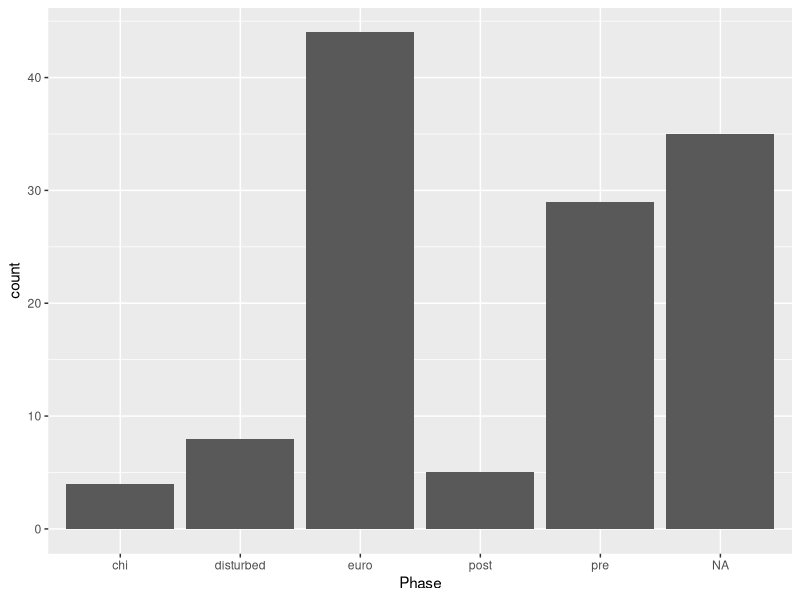
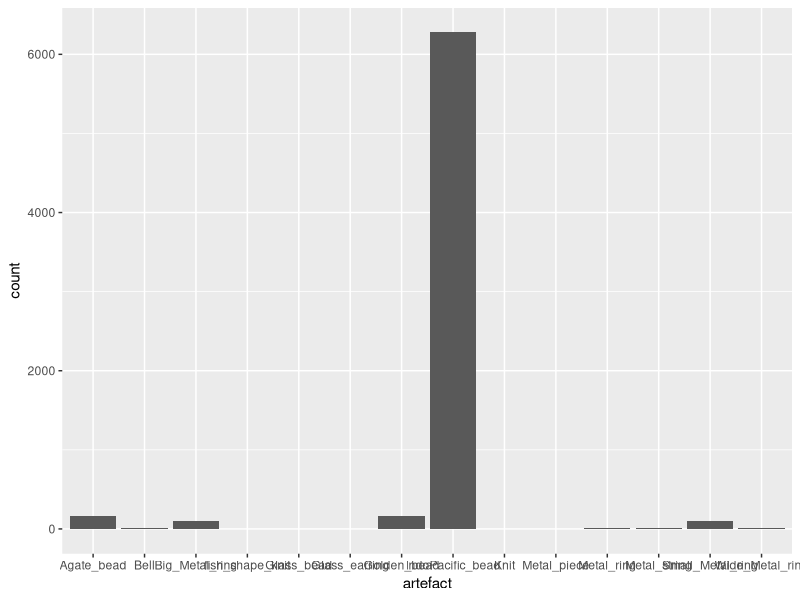
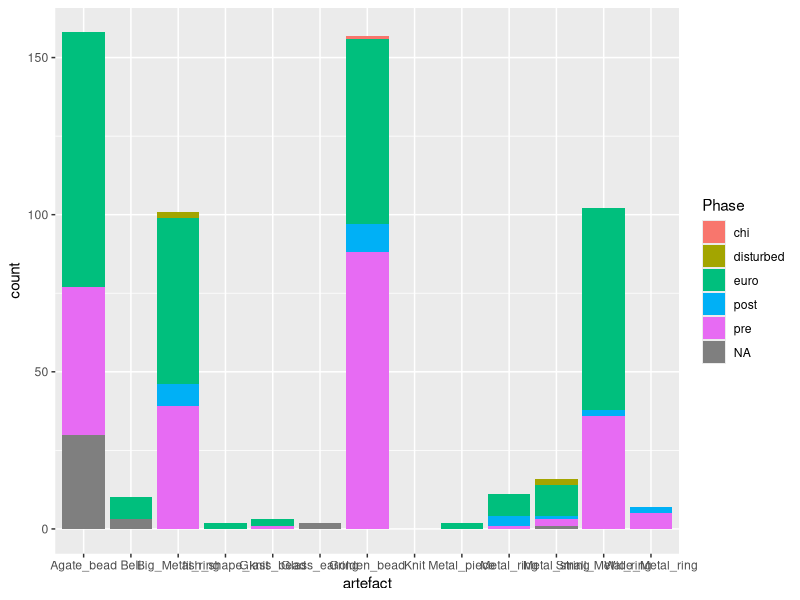
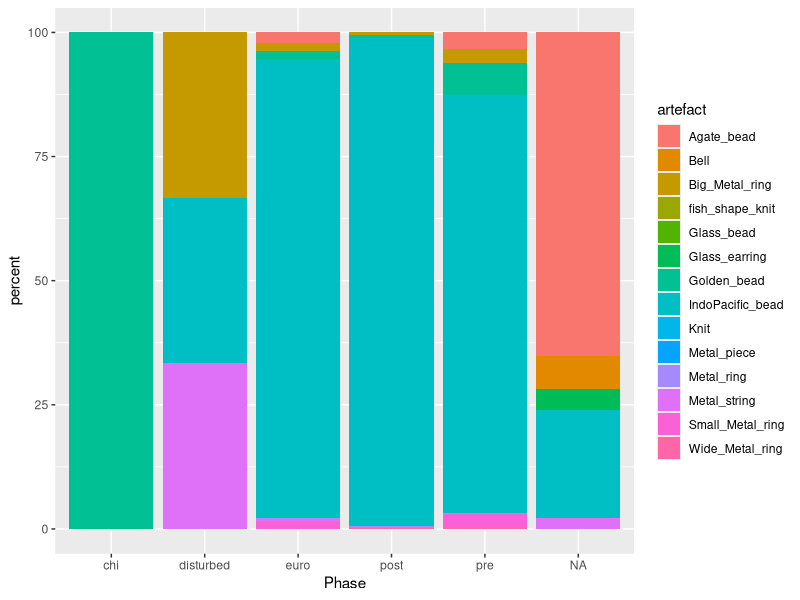
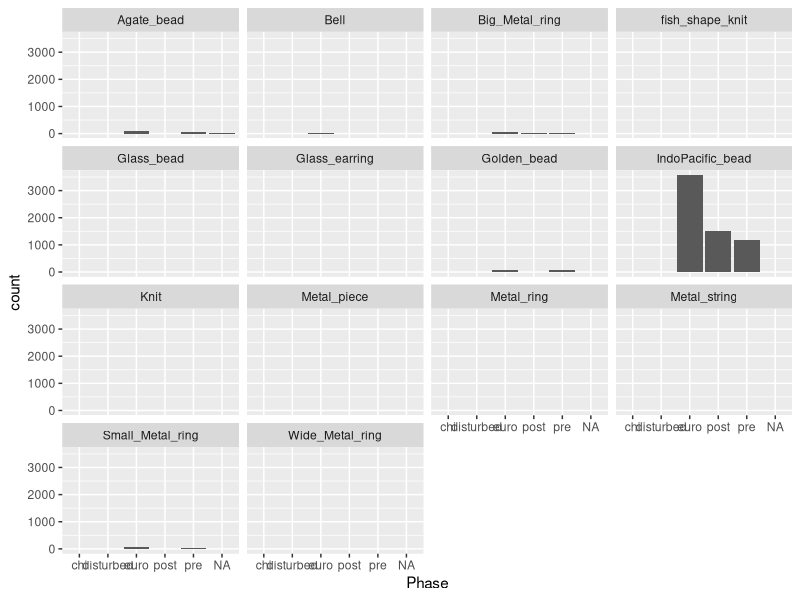
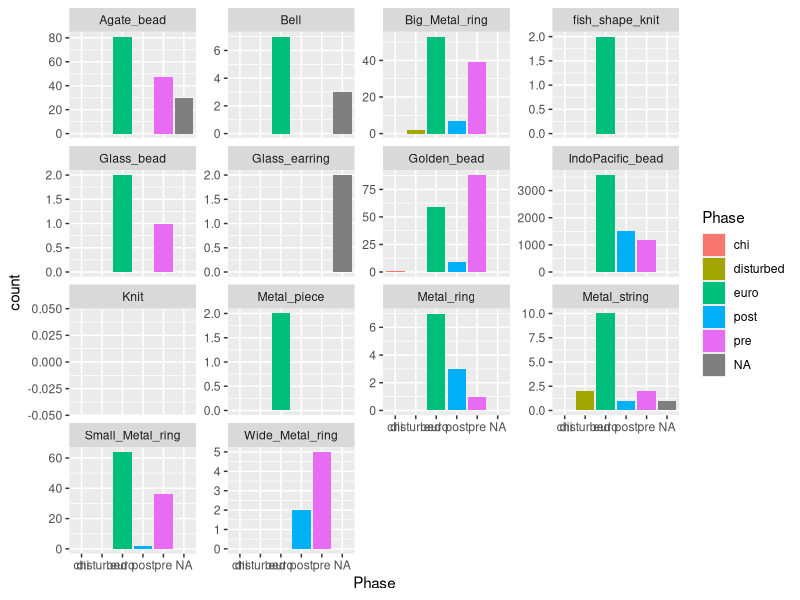
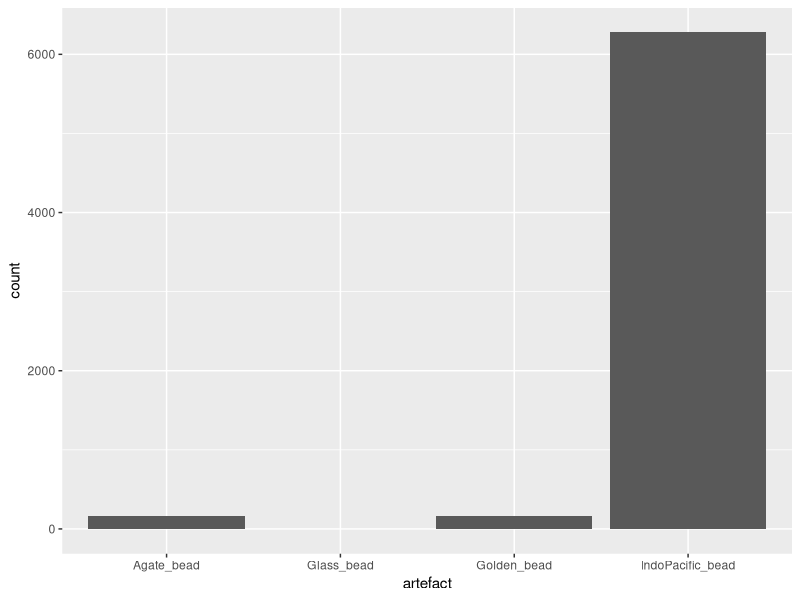

These figures' R source, in order:
## ---- chunk 1
#| label: wrangle-setup
#| include: false

library(ggplot2)
library(tidyr)
library(dplyr)
library(readr)
library(here)
library(stringr)

mortuary_data <- read_csv(here("data/mortuary_clean.csv"))
## ---- chunk 2
# by name
select(mortuary_data, Golden_bead)
# multiple names
select(mortuary_data, Golden_bead, Glass_bead)
# or (as before) position
select(mortuary_data, c(22,23))
## ---- chunk 3
filter(mortuary_data, Phase == "pre")
## ---- chunk 4
filter(mortuary_data, start_layer == 5) # only values that are equal to 5
filter(mortuary_data, start_layer != 5) # only values that are NOT equal to 5
filter(mortuary_data, start_layer > 5) # only values that are greater than 5
filter(mortuary_data, start_layer > 5 & start_layer <= 12) # only values that are greater than 5 AND (&) less than, or equal to 12
filter(mortuary_data, start_layer > 5 | start_layer < 12) # only values that are greater than 5 OR (|) less than 12
## ---- chunk 5
select(filter(mortuary_data, Phase == "pre"), ID, Golden_bead, Small_Metal_ring)
## ---- chunk 6
pre_euro <- filter(mortuary_data, Phase == "pre")
select(pre_euro, ID, Golden_bead, Small_Metal_ring)
## ---- chunk 7
pre_euro_cond2 <- filter(mortuary_data, 
                        Phase == "pre",
                        Condition == 2)
pre_euro_cond2_select <- select(pre_euro_cond2, ID, Golden_bead, Small_Metal_ring)
## ---- chunk 8
mean(pre_euro_cond2_select$Golden_bead, na.rm = T)
mean(pre_euro_cond2_select$Small_Metal_ring, na.rm = T)
## ---- chunk 9
group_by(.data = mortuary_data, Phase)
## ---- chunk 10
class(group_by(mortuary_data, Phase))
## ---- chunk 11
summarise(
    .data = mortuary_data,
    mean_golden = mean(Golden_bead, na.rm = T)
)
## ---- chunk 12
summarise(
    mortuary_data,
    mean_golden = mean(Golden_bead, na.rm = T),
    median_golden = median(Golden_bead, na.rm = T),
    sd_golden = sd(Golden_bead, na.rm = T)
)
## ---- chunk 13
mortuary_data |>
  group_by(Phase) |>
  summarise(
    mortuary_data,
    mean_golden = mean(Golden_bead, na.rm = T),
    median_golden = median(Golden_bead, na.rm = T),
    sd_golden = sd(Golden_bead, na.rm = T)
  )
## ---- chunk 14
summarise(
    mortuary_data,
    mean_golden = mean(Golden_bead, na.rm = T),
    median_golden = median(Golden_bead, na.rm = T),
    sd_golden = sd(Golden_bead, na.rm = T),
    .by = Phase
)
## ---- chunk 15
mortuary_data |>
  group_by(Phase) |>
  summarise(
    n = n()
  )
## ---- chunk 16
mortuary_data |>
  ggplot(aes(x = Phase)) +
    geom_bar()
## ---- chunk 17
mortuary_data |>
  count(Phase)
## ---- chunk 18
mortuary_data |>
  group_by(Phase) |>
  summarise(
    across(
        c(Golden_bead, Glass_bead, IndoPacific_bead), 
        ~ mean(.x, na.rm = T)
    )
  )
## ---- chunk 19
mortuary_data |>
  group_by(Phase) |>
  summarise(
    across(
        Agate_bead:Metal_piece, 
        ~ mean(.x, na.rm = T)
    )
  )
## ---- chunk 20
mortuary_data |>
  group_by(Phase) |>
  summarise(
    across(
        contains("bead"), 
        ~ mean(.x, na.rm = T)
    )
  )
## ---- chunk 21
mortuary_data |>
  group_by(Phase) |>
  summarise(
    across(
        ends_with("bead"), 
        ~ mean(.x, na.rm = T)
    )
  )
## ---- chunk 22
mortuary_data |>
  select(ends_with("bead"))
## ---- chunk 23
mortuary_data |>
  group_by(Phase) |> 
  summarise(
    across(
        contains("Metal"),
        ~ median(.x, na.rm = T)
    )
  )
## ---- chunk 24
mortuary_data |>
  group_by(Phase) |>
  summarise(
    across(
        ends_with("bead"),
        list(
          mean = ~ mean(.x, na.rm = T), 
          sd = ~ sd(.x, na.rm = T)
        )
    )
  )
## ---- chunk 25
list(
  "a_vector" = mortuary_data$Width,
  "a_data_frame" = mortuary_data,
  "a_function" = mean,
  "etc" = "etc"
)
## ---- chunk 26
mortuary_data |>
  group_by(Phase) |>
  summarise(
    across(
        Agate_bead:Kendi_mouth,
        list(
          mean = ~ mean(.x, na.rm = T), 
          sd = ~ sd(.x, na.rm = T)
        )
    )
  )
## ---- chunk 27
artefact_long <- mortuary_data |>
  select(ID, Phase, Agate_bead, Golden_bead) |>
  pivot_longer(Agate_bead:Golden_bead)
## ---- chunk 28
#| echo: false
try(artefact_long$Golden_bead)
## ---- chunk 29
artefact_long
## ---- chunk 30
artefact_long <- mortuary_data |>
  pivot_longer(
    Agate_bead:Metal_piece, # yes, we still need from x to y, but only once.
    names_to = "artefact",
    values_to = "count"
  )
## ---- chunk 31
dim(artefact_long)
## ---- chunk 32
artefact_long |>
  group_by(artefact) |>
  summarise(
    mean = median(count, na.rm = T),
    sd = sd(count, na.rm = T)
  )
## ---- chunk 33
artefact_long |>
  group_by(artefact, Phase) |>
  summarise(
    mean = median(count, na.rm = T),
    sd = sd(count, na.rm = T)
  )
## ---- chunk 34
mortuary_data |>
  group_by(Phase) |>
  summarise(
    across(
        Agate_bead:Kendi_mouth,
        list(
          mean = ~ mean(.x, na.rm = T), 
          sd = ~ sd(.x, na.rm = T)
        )
    )
  )
## ---- chunk 35
artefact_long |>
  ggplot(aes(x = artefact, y = count)) +
    geom_col()
## ---- chunk 36
artefact_long |>
  filter(artefact != "IndoPacific_bead") |>
  ggplot(aes(x = artefact, y = count, fill = Phase)) +
    geom_col()
## ---- chunk 37
percent_artefacts <- artefact_long |>
  group_by(Phase, artefact) |>
  summarise(
    n = sum(count, na.rm = T)
  ) |>
  group_by(Phase) |>
  mutate(percent = (n / sum(n)) * 100)
  
 percent_artefacts |>
  ggplot(aes(x = Phase, y = percent, fill = artefact)) +
    geom_col()
## ---- chunk 38
artefact_long |>
  group_by(Phase, artefact) |>
  summarise(
    n = sum(count, na.rm = T)
  )
## ---- chunk 39
artefact_long |>
  group_by(Phase, artefact) |>
  summarise(
    n = sum(count, na.rm = T)
  ) |>
  group_by(Phase) |>
  mutate(percent = (n / sum(n)) * 100) 
## ---- chunk 40
artefact_long |>
  ggplot(aes(x = Phase, y = count)) +
    geom_col() +
    facet_wrap(~ artefact) # a panel per artefact
## ---- chunk 41
#| label: artefact-counts
artefact_long |>
  ggplot(aes(x = Phase, y = count, fill = Phase)) +
    geom_col() +
    facet_wrap(~ artefact, scales = "free_y")
## ---- chunk 42
#| echo: false
try(
  artefact_long |>
    filter(contains("bead"))
)
## ---- chunk 43
artefact_long |>
  filter(str_detect(artefact, "bead")) |>
  ggplot(aes(x = artefact, y = count)) +
    geom_col()
## ---- chunk 44
str_detect(artefact_long$artefact, "bead")[1:100] # limit the output to 100 values
## ---- chunk 45
summarise(artefact_long,
          count = sum(count, na.rm = T),
          .by = c(Phase, artefact))
## ---- chunk 46
total_artefact_count <- artefact_long |>
  group_by(ID, Phase, Age, Gender) |>
  summarise(
    total_count = sum(count, na.rm = T)
  ) |>
  ungroup()
## ---- chunk 47
total_artefact_count
## ---- chunk 48
write_csv(total_artefact_count, here("data/total-artefact-count.csv"))
## ---- chunk 49
artefact_wide <- artefact_long |>
  pivot_wider(names_from = artefact, values_from = count)
## ---- chunk 50
dim(artefact_wide) == dim(mortuary_data) # we are testing if this statement is TRUE
